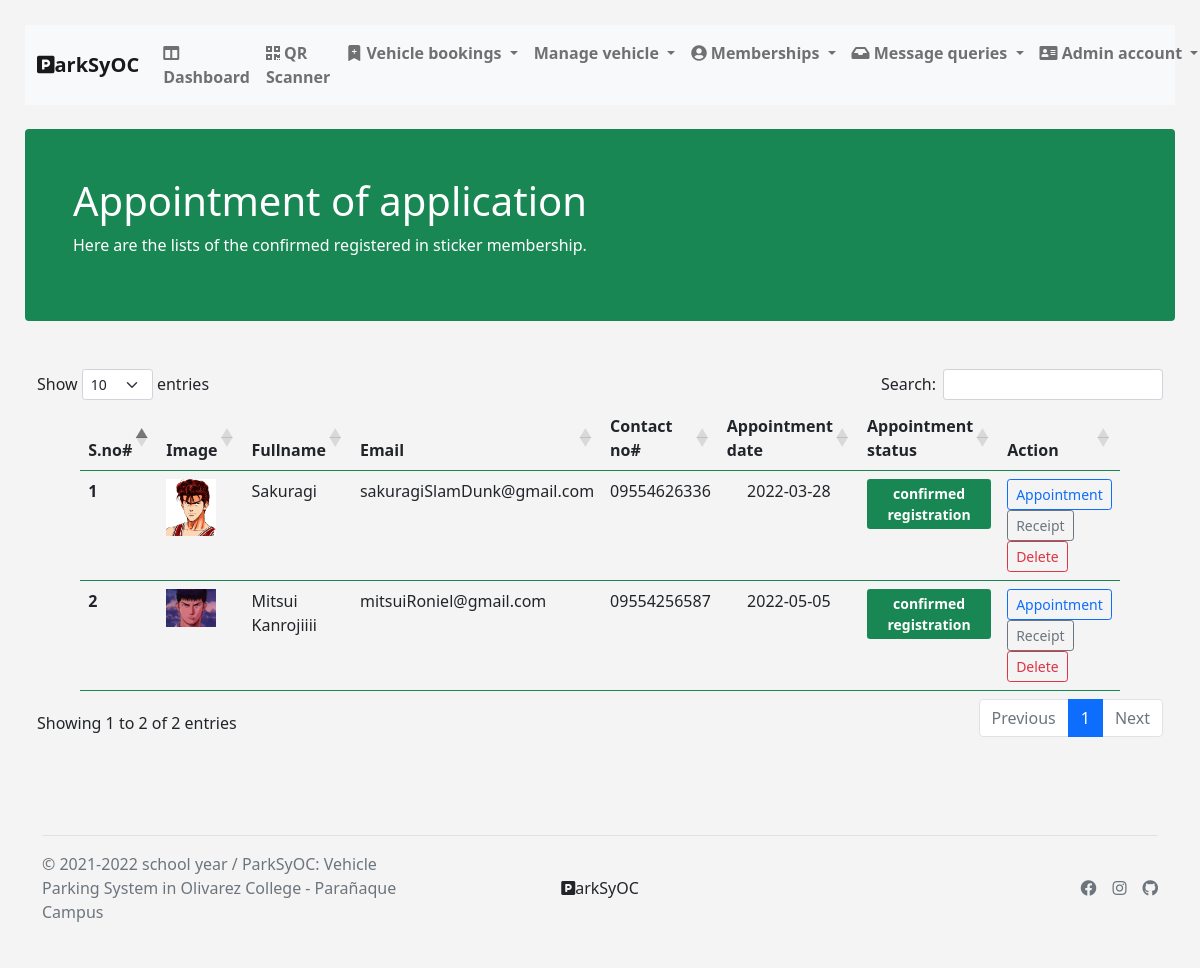
The app's page /appntmntMember.php with its own data.
### tables this page shows
CREATE TABLE `membership` (
  `id` int(11) NOT NULL,
  `mmbrshp_id` varchar(255) NOT NULL,
  `identification` varchar(2048) NOT NULL,
  `fname` varchar(255) NOT NULL,
  `image` varchar(2048) NOT NULL,
  `vhcl_type` varchar(255) NOT NULL,
  `orcr` varchar(2048) NOT NULL,
  `drivers_license` varchar(2048) NOT NULL,
  `id_employment` varchar(2048) NOT NULL,
  `address` varchar(255) NOT NULL,
  `vehicle_brand` varchar(255) NOT NULL,
  `vehicle_model` varchar(255) NOT NULL,
  `chassis_no` varchar(255) NOT NULL,
  `email` varchar(255) NOT NULL,
  `plt_no` varchar(255) NOT NULL,
  `cntct_no` varchar(255) NOT NULL,
  `appntmnt_stts` varchar(255) NOT NULL,
  `sticker` varchar(255) NOT NULL,
  `mmbrshp_date` date NOT NULL,
  `appntmnt_date` date NOT NULL,
  `messages` varchar(255) NOT NULL,
  `mmbr_stts` varchar(255) NOT NULL,
  `remarks` varchar(500) NOT NULL,
  `expiration_date` date NOT NULL
);

### appntmntMember.php (the view, shortened to what this page needs)
<?php
require_once './db/pdo.php';
$statement = $pdo->query("SELECT * FROM membership WHERE mmbr_stts = '' AND appntmnt_stts = 'confirmed' ORDER BY appntmnt_date ASC");
$statement->execute();
$rows = $statement->fetchAll(PDO::FETCH_ASSOC);
?>
<!DOCTYPE html>
<html lang="en">
<head>
  <link rel="stylesheet" href="https://use.fontawesome.com/releases/v5.15.4/css/all.css">
  <link href="https://cdn.jsdelivr.net/npm/bootstrap@5.1.3/dist/css/bootstrap.min.css" rel="stylesheet">
  <link rel="stylesheet" href="https://cdn.datatables.net/1.11.4/css/dataTables.bootstrap5.min.css">
  <link rel="stylesheet" href="./public/styles.css">
</head>
<body>
  <?php include_once "./views/nav.php"; ?>
  <div class="jumbutron-section mb-5">
    <div class="mt-4 p-5 bg-success text-white rounded">
      <h1>Appointment of application</h1>
      <p>Here are the lists of the confirmed registered in sticker membership.</p>
    </div>
  </div>
  <div class="container-fluid">
    <table id="datatableid" class="table table-hover border-success">
      <thead>
        <tr>
          <th scope="col">S.no#</th>
          <th scope="col">Image</th>
          <th scope="col">Fullname</th>
          <th scope="col">Email</th>
          <th scope="col">Contact no#</th>
          <th scope="col">Appointment date</th>
          <th scope="col">Appointment status</th>
          <th scope="col">Action</th>
        </tr>
      </thead>
      <tbody>
          <tr class="">
            <?php
              foreach ($rows as $i => $row): ?>
            <th scope="row"><?php echo $i + 1 ?></th>
            <td>
              <img src="<?php echo $row['image'] ?>" class="thumb-image img-fluid" style="width: 50px; height 50px;">
            </td>
            <td><?php echo $row['fname'] ?></td>
            <td><?php echo $row['email'] ?></td>
            <td><?php echo $row['cntct_no'] ?></td>
            <td>
              <?php
                echo "<div class='text-center' >";
                echo $row['appntmnt_date'];
                echo "</div>";
              ?>
            </td>
            <td>
              <?php
                if($row['appntmnt_stts'] == 'confirmed'){
                  echo "<div class='btn-sm btn-success text-center' >";
                  echo "<b>";
                  echo 'confirmed registration';
                  echo "</b>";
                  echo "</div>";
                }
              ?>
            </td>
            <td>
              <form action="" method="POST">
                <a href="./updateMembership.php?<?php echo "member_id=" . $row['id'] ?>" class="btn btn-sm btn-outline-primary">Appointment</a>
                <a href="./mmbrshpReceipt.php?<?php echo "print_id=" . $row['id'] ?>" target="_blank" class="btn btn-sm btn-outline-secondary">Receipt</a>
                <a href="./appntmntMmbrshpDelete.php?<?php echo "deleteId=" . $row['id'] ?>" class="btn btn-sm btn-outline-danger" name="delete">Delete</a>
              </form>
            </td>
          </tr>
          <?php endforeach; ?>
      </tbody>
    </table>
  </div>
  <br>
  <br>
  <br>
  <?php include_once "./views/footer.php"; ?>
</body>
</html>

### public/styles.css (style rules this page uses)
:root { --body-bg: rgb(204, 204, 204); --white: #ffff; --darkWhite: #ccc; --black: #0000; --dark: #615c60; --themeColor: #22b8d1; --pageShadow: 0 0 0 .5cm rgba(0, 0, 0, 0.5); }
body { padding: 10px; margin: 15px; background-color: rgb(245, 244, 244); }
.table { width: 75%; margin: 20px auto; }
.thumb-image { width: 50px; }

### records on screen
membership: image (picture), fname "Sakuragi", email "sakuragiSlamDunk@gmail.com", cntct_no "09554626336", appntmnt_date "2022-03-28", appntmnt_stts "confirmed registration"
membership: image (picture), fname "Mitsui Kanrojiiii", email "mitsuiRoniel@gmail.com", cntct_no "09554256587", appntmnt_date "2022-05-05", appntmnt_stts "confirmed registration"
